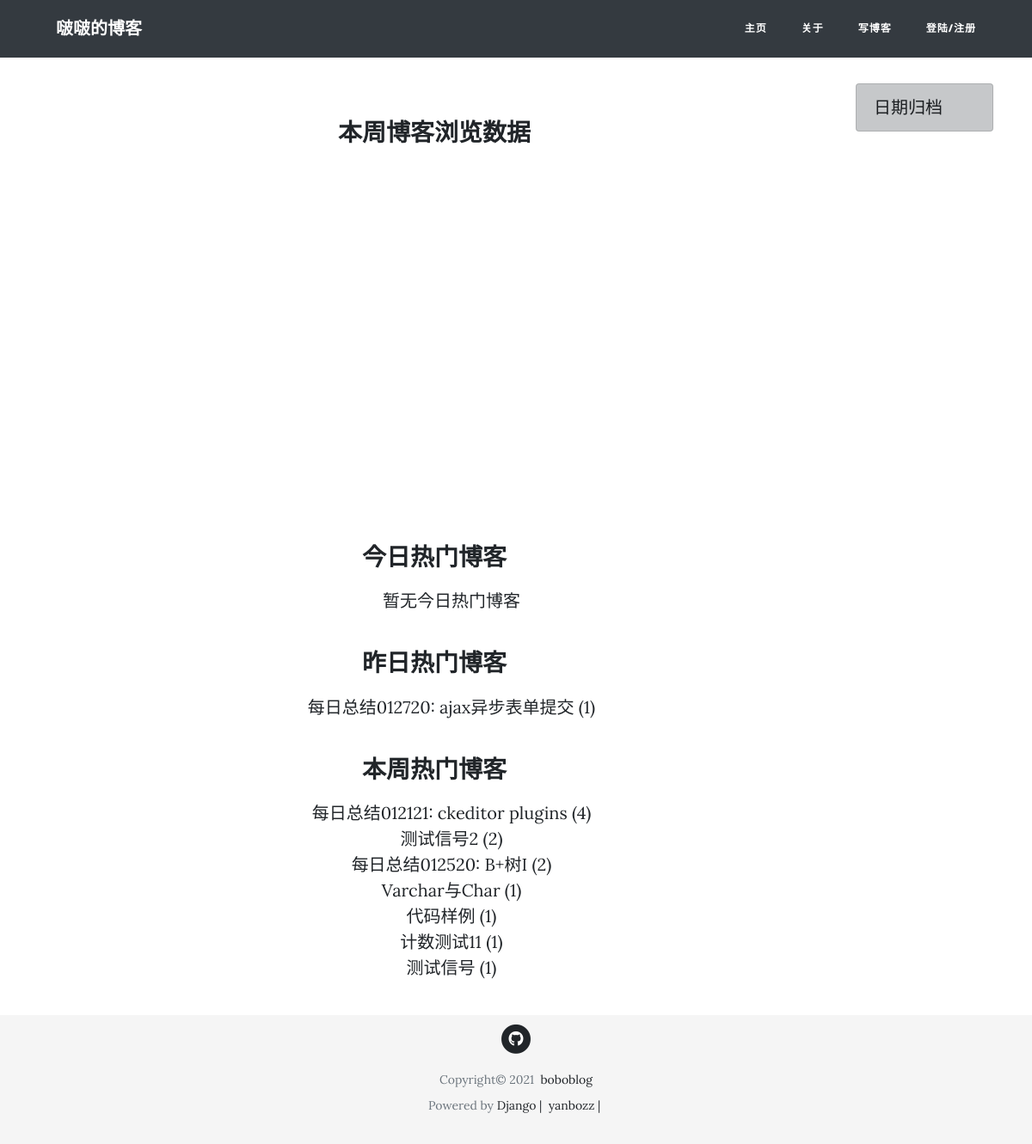
Before: /post/view_data/ with the older database file.
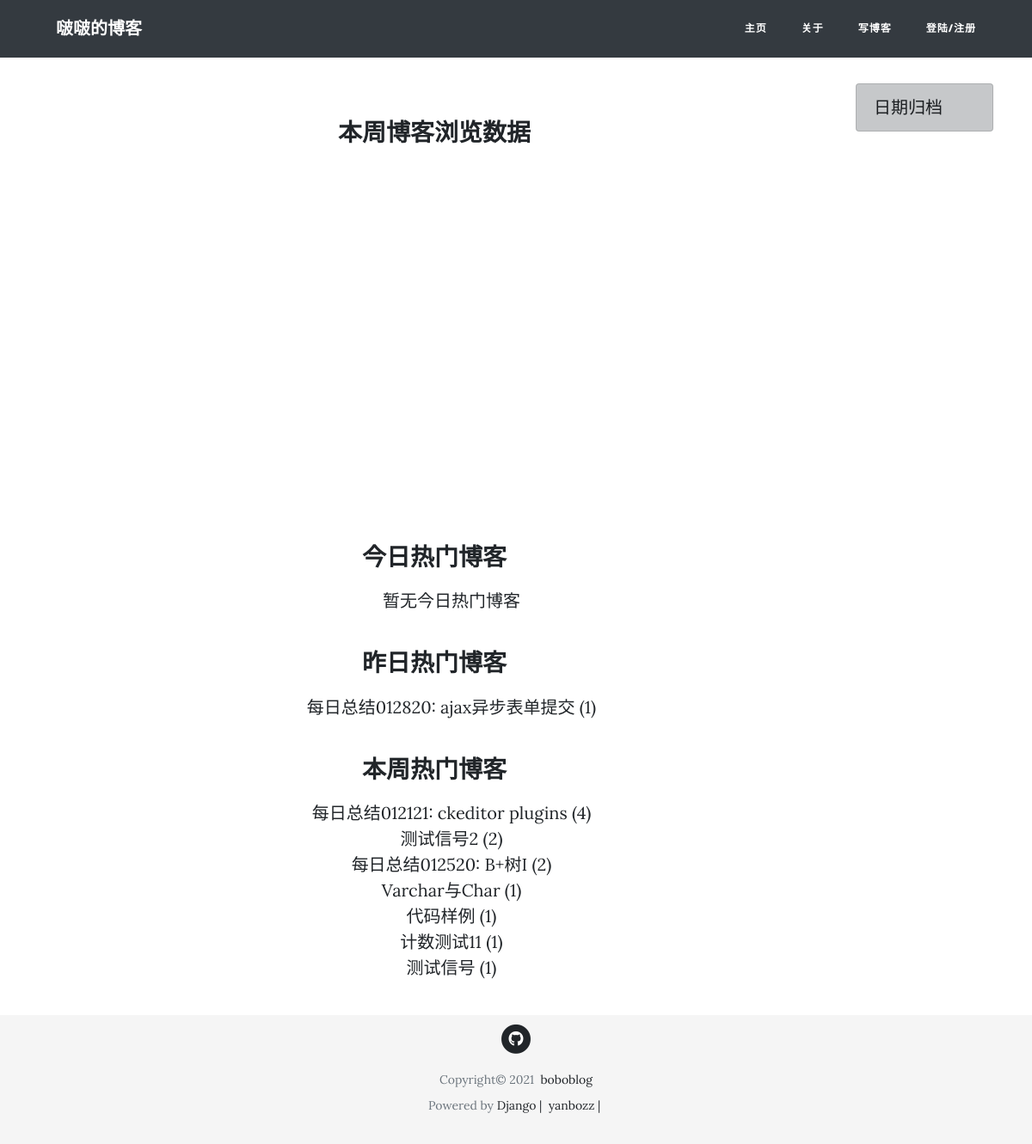
After: the same page with the newer database file.
### viewcount/models.py (models this page shows)
class ViewDetail(models.Model):
    date = models.DateField(default=timezone.now)
    count = models.IntegerField(default=0)
    content_type = models.ForeignKey(ContentType, on_delete=models.CASCADE)
    object_id = models.PositiveIntegerField()
    content_object = GenericForeignKey('content_type', 'object_id')

### blog/models.py (models this page shows, shortened)
class Post(models.Model, ViewCountExtension):
    title = models.CharField(max_length=50)
    pub_date = models.DateTimeField(default=timezone.now)
    content = RichTextField()
    author = models.ForeignKey(User, on_delete=models.CASCADE)
    view_count = GenericRelation(
        ViewCount,
        related_query_name='post',
        content_type_field='content_type',
        object_id_field='object_id'
    )
    view_detail = GenericRelation(
        ViewDetail,
        related_query_name='post',
        content_type_field='content_type',
        object_id_field='object_id',
    )

### viewcount/views.py (the view)
# urls.py: path('post/view_data/', ViewDataView.as_view(), name='posts-view-data'),
class ViewDataView(TemplateView):
    template_name = 'viewcount/view_data.html'
    def get_context_data(self, **kwargs):
        context = super().get_context_data(**kwargs)
        post_content_type = ContentType.objects.get_for_model(Post)
        dates, view_data = get_week_view_data(post_content_type)
        week_hot_data = cache.get('week_hot_data')
        if week_hot_data is None:
            week_hot_data = get_week_hot_data(post_content_type)
            cache.set('week_hot_data', week_hot_data, 3600)
        context['dates'] = dates
        context['view_data'] = view_data
        context['today_hot_data'] = get_today_hot_data(post_content_type)
        context['yesterday_hot_data'] = get_yesterday_hot_data(post_content_type)
        context['week_hot_data'] = week_hot_data
        return context

### viewcount/utils.py (called while the page is built)
def get_week_view_data(content_type):  # view data for last seven days
    today = timezone.now().date()
    view_data = []
    dates = []
    for i in range(6, -1, -1):
        date = today - datetime.timedelta(days=i)
        dates.append(date.strftime('%m/%d'))
        view_detail = ViewDetail.objects.filter(
            content_type=content_type,
            date=date
        )
        result = view_detail.aggregate(view_count_sum=Sum('count'))
        view_data.append(result['view_count_sum'] or 0)
    return dates[:7], view_data[:7]

def get_today_hot_data(content_type):  # today's hot data query
    today = timezone.now().date()
    view_detail = ViewDetail.objects.filter(
        content_type=content_type, date=today).order_by('-count')
    return view_detail[:7]

def get_yesterday_hot_data(content_type):  # yesterday's hot data query
    yesterday = timezone.now().date() - datetime.timedelta(days=1)
    view_detail = ViewDetail.objects.filter(
        content_type=content_type, date=yesterday).order_by('-count')
    return view_detail[:7]

def get_week_hot_data(content_type):  # hot data query for past seven days
    today = timezone.now().date()
    date = today - datetime.timedelta(days=7)
    posts = Post.objects.filter(view_detail__date__lt=today, view_detail__date__gte=date,)
    view_detail = posts.values('id', 'title').annotate(
        view_count_sum=Sum('view_detail__count')).order_by('-view_count_sum')
    return view_detail[:7]

### viewcount/templates/viewcount/view_data.html (shortened to what this page needs)
{% extends "blog/base.html"  %}
{% block content %}
<div class="col-lg-8 col-md-10 mx-auto">
  <div class="viewdata-box">
    <h3 class="viewdata-title">本周博客浏览数据</h3>
    <div id="container" style="width: 600px;height:400px; align:center">
    </div>
  </div>
  <div class="viewdata-box">
    <h3 class="viewdata-title">今日热门博客</h3>
    <ul>
      {% for hot_data in today_hot_data %}
        <li>
          <a href="{% url 'post-detail' hot_data.object_id %}">{{ hot_data.content_object.title }}</a>&nbsp;({{ hot_data.count }})
        </li>
      {% empty %}
        <li>暂无今日热门博客</li>
      {% endfor %}
    </ul>
  </div>
  <div class="viewdata-box">
    <h3 class="viewdata-title">昨日热门博客</h3>
    <ul>
      {% for hot_data in yesterday_hot_data %}
        <li><a href="{% url 'post-detail' hot_data.object_id %}">{{ hot_data.content_object.title }}</a>&nbsp;({{ hot_data.count }})</li>
      {% empty %}
        <li>暂无昨日热门博客</li>
      {% endfor %}
    </ul>
  </div>
  <div class="viewdata-box">
    <h3 class="viewdata-title">本周热门博客</h3>
    <ul>
      {% for hot_post in week_hot_data %}
      <li><a href="{% url 'post-detail' hot_post.id %}">{{ hot_post.title }}</a>&nbsp;({{ hot_post.view_count_sum }})</li>
       {% empty %}
        <li>暂无本周热门博客</li>
      {% endfor %}
     </ul>
  </div>
</div>
{% endblock %}

### blog/templates/blog/base.html (shortened to what this page needs)
{% load static %}
{% load django_bootstrap_icons %}
<!DOCTYPE html>
<html lang="en">
<head>
  <link href="{% static 'blog/vendor/bootstrap/css/bootstrap.css' %}" rel="stylesheet">
  <link href="{% static 'blog/vendor/fontawesome-free/css/all.css' %}" rel="stylesheet" type="text/css">
  <link href="{% static 'blog/css/clean-blog.css' %}" rel="stylesheet">
  <link rel="stylesheet" type="text/css" href="{% static 'ckeditor/ckeditor/plugins/codesnippet/lib/highlight/styles/default.css' %}" />
</head>
<body>
  {% include "blog/navbar.html" %}
  <div class="container">
    <div class="row">
      {% block content %}{% endblock %}
      {% include "blog/sidebar.html" %}
    </div>
  </div>
  {% include "blog/footer.html" %}
</body>
</html>

### blog/templates/blog/navbar.html
<nav class="navbar navbar-expand-lg navbar-light bg-dark fixed-top" id="mainNav">
  <div class="container">
    <a class="navbar-brand" href="{% url 'blog-home' %}">啵啵的博客</a>
    <div class="collapse navbar-collapse" id="navbarResponsive">
      <ul class="navbar-nav ml-auto">
        <li class="nav-item">
          <a class="nav-link" href="{% url 'blog-home' %}">主页</a>
        </li>
        <li class="nav-item">
          <a class="nav-link" href="{% url 'blog-about' %}">关于</a>
        </li>
        <li class="nav-item">
          <a class="nav-link" href="{% url 'post-create' %}">写博客</a>
        </li>
        {% if user.is_authenticated %}
        <li class="nav-item">
          <a class="nav-link" href="{% url 'profile' %}">我的</a>
        </li>
        <li class="nav-item">
          <a class="nav-link" href="{% url 'logout' %}">退出登陆</a>
        </li>
        {% else %}
        <li class="nav-item">
          <a class="nav-link" href="{% url 'login' %}">登陆/注册</a>
        </li>
        {% endif %}
      </ul>
    </div>
  </div>
</nav>
<br>

### blog/templates/blog/sidebar.html (shortened to what this page needs)
<div class="hidden-xs col-sm-4 col-md-3 col-lg-2">
    <ul class="list-group">
      <li class="list-group-item list-group-item-dark">日期归档</li>
    </ul>
</div>

### blog/templates/blog/footer.html (shortened to what this page needs)
<footer class="footer">
  <div class="container">
    <ul class="list-inline text-center">
      <li class="list-inline-item">
        <a href="#">
          <span class="fa-stack fa-sm">
            <i class="fas fa-circle fa-stack-2x"></i>
            <i class="fab fa-github fa-stack-1x fa-inverse"></i>
          </span>
        </a>
      </li>
    </ul>
    <div class="copyright text-muted">
      Copyright&copy;&nbsp;2021&nbsp;
      <a href="{% url 'blog-home' %}">
        boboblog
      </a>
    </div>
    <div class="copyright text-muted">Powered by
      <a href="https://www.djangoproject.com/">Django&nbsp;|&nbsp;</a>
      <a href="https://github.com/yanbozz/boboblog">yanbozz&nbsp;|&nbsp;</a>
    </div>
  </div>
</footer>

### blog/static/blog/css/clean-blog.css (style rules this page uses)
body { font-size: 20px; color: #212529; font-family: 'Lora', 'Times New Roman', serif; }
ul { list-style-type: none; }
h1, h2, h3, h4, h5, h6 { font-weight: 800; font-family: 'Open Sans', 'Helvetica Neue', Helvetica, Arial, sans-serif; }
a { color: #212529; transition: all 0.2s; }
#mainNav { position: relative; border-bottom: 1px solid #e9ecef; background-color: white; font-family: 'Open Sans', 'Helvetica Neue', Helvetica, Arial, sans-serif; }
#mainNav .navbar-brand { font-weight: 800; color: #343a40; }
#mainNav .navbar-nav>li.nav-item>a { font-size: 12px; font-weight: 800; letter-spacing: 1px; text-transform: uppercase; }
@media only screen and (min-width: 992px) { #mainNav { border-bottom: 1px solid transparent; background: transparent; } }
@media only screen and (min-width: 992px) { #mainNav .navbar-brand { padding: 10px 20px; color: #fff; } }
@media only screen and (min-width: 992px) { #mainNav .navbar-nav>li.nav-item>a { padding: 10px 20px; color: #fff; } }
@media only screen and (min-width: 992px) { #mainNav { transition: background-color 0.2s; transform: translate3d(0, 0, 0); -webkit-backface-visibility: hidden; } }
footer { padding: 0 0 45px; }
footer .list-inline { margin: 0; padding: 10px 0 10px; ; }
footer .copyright { font-size: 14px; margin-bottom: 0; margin-top: 10px; text-align: center; }
.viewdata-box { text-align: center; margin-top: 40px; margin-bottom: 40px; }
.viewdata-title { margin-bottom: 20px; }

### blog/templates/blog/footer.html (style rules this page uses)
.footer { position: absolute; bottom: 0; width: 100%; height: 150px; line-height: 20px; background-color: #f5f5f5; }
html { position: relative; min-height: 100%; }
body { font-size: 20px; color: #212529; font-family: 'Lora', 'Times New Roman', serif; align-items: center; margin-bottom: 150px; }

Changed rows visible on the page:
changed through a linked row, ViewDetail: content_object "每日总结012720: ajax异步表单提交" → "每日总结012820: ajax异步表单提交"
